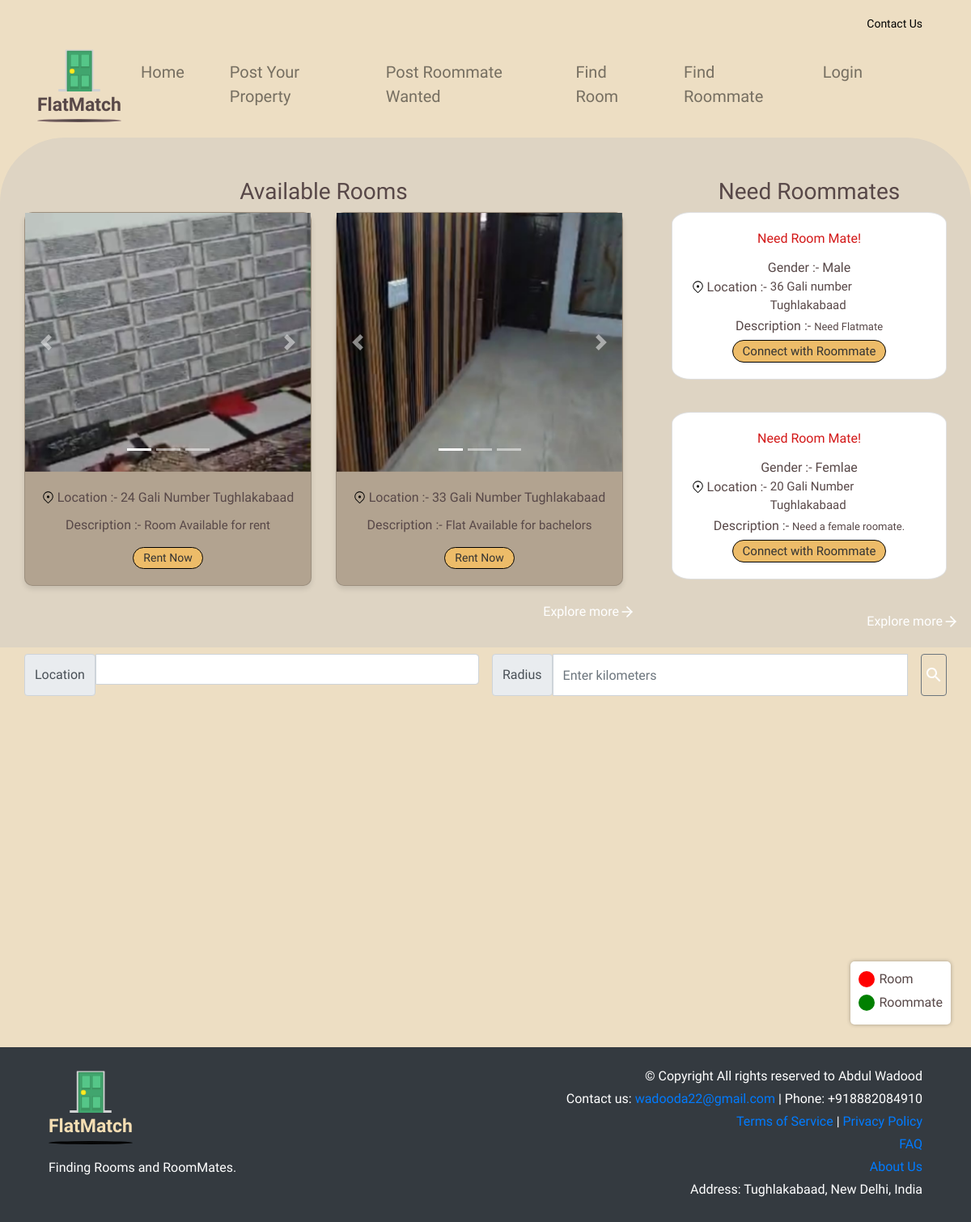
The page / on the database its author committed.
### tables this page shows
CREATE TABLE Room (
                 id INTEGER PRIMARY KEY,
                 address TEXT,
                 description TEXT,
                 latitude REAL,
                 longitude REAL,
                images TEXT,
              contact TEXT
                 );

CREATE TABLE Roommate (
                id INTEGER PRIMARY KEY,
                address TEXT,   
                gender TEXT,
                description TEXT,
                contact TEXT,
                latitude REAL,
                longitude REAL
                 );

### app.py (the view)
@app.route('/')
def index():
    conn = sqlite3.connect('dummy.db')
    c = conn.cursor()
    c.execute("SELECT * FROM Room")
    rooms = c.fetchall()
    room_data = []
    for room in rooms:
        images = room[5].split(', ') if room[5] else []
        room_data.append({'room': room, 'images': images})
    c.execute("SELECT id,address,gender,description FROM Roommate")
    roommates = c.fetchall()
    conn.close()
    if 'username' in session:
            username = session['username']
            print("username=",username)
            return render_template('index.html', room_data=room_data, roommates=roommates, username=username)
    else:
        return render_template('index.html', room_data=room_data, roommates=roommates)

### templates/index.html (shortened to what this page needs)
{% extends "base.html" %}
{% block content %}
<div class="custom-div" style="padding-bottom: 20px;">
    <div class="row">
        <div class="col-md-8" style="margin-top: 50px;">
          <h3 class="text-center">Available Rooms</h3>
          <div class="row">
                {% for data in room_data %}
                <div class="col-md-6" style="margin-bottom: 20px;">
                    <div class="card" style="text-align: center; border-radius: 10px; background-color: var(--color-darkgray); box-shadow: 0px 4px 6px rgba(0, 0, 0, 0.1);">
                        <div id="demo{{ data['room'][0] }}" class="carousel slide" data-ride="carousel">
                            <ul class="carousel-indicators">
                                {% for image in data['images'] %}
                                <li data-target="#demo{{ data['room'][0] }}" data-slide-to="{{ loop.index0 }}" {% if loop.first %}class="active"{% endif %}></li>
                                {% endfor %}
                            </ul>
                            <div class="carousel-inner">
                                {% for image in data['images'] %}
                                <div class="carousel-item {% if loop.first %}active{% endif %}">
                                    <img src="{{ url_for('static', filename='uploads/' + image) }}" alt="Image" style="width: 100%; height: 40vh; object-fit: cover;">
                                </div>
                                {% endfor %}
                            </div>
                            <a class="carousel-control-prev" href="#demo{{ data['room'][0] }}" data-slide="prev">
                                <span class="carousel-control-prev-icon"></span>
                            </a>
                            <a class="carousel-control-next" href="#demo{{ data['room'][0] }}" data-slide="next">
                                <span class="carousel-control-next-icon"></span>
                            </a>
                        </div>
                        <div class="card-body">
                            <div style="display: block;">
                                <img src="/static/location.svg" style="vertical-align: top; margin-top: 4px; width: 15px;" alt="">
                                <p class="card-text" style="display: inline; vertical-align: top; font-family: var(--font-kodchasan);">Location :- </p>
                                <p class="card-text" style="display: inline-block; max-width: 80%; text-overflow: ellipsis; text-align: left; font-size: 16px; font-family: var(--font-kufam);">{{ data['room'][1] }}</p>
                            </div>
                            <div style="display: block; margin-top: 10px;">
                                <p class="card-text" style="display: inline; vertical-align: top; font-family: var(--font-kodchasan);">Description :- </p>
                                <p class="card-text" style="display: inline-block; max-width: 80%; text-overflow: ellipsis; text-align: left; font-size: 15px;">{{ data['room'][2] }}</p>
                            </div>
                            <a href="/room?id={{ data['room'][0] }}" class="btn btn-primary rounded-pill customised-btn" style="font-size: 14px; margin-top: 15px;">Rent Now</a>
                        </div>
                    </div>
                </div>
                {% endfor %}
            </div>
            <a href="/room?id=all" style="color: white;text-align: right;display: flex;justify-content: right;">
                Explore more
                <img src="/static/arrow-right (1).svg" alt="" >
            </a>
        </div>
        <div class="col-md-4" style="margin-top: 50px;">
          <h3 class="text-center">Need Roommates</h3>
            <div class="row " >
              {% for roommate in roommates %}
              <div class="col-md-12" style="margin-bottom: 2.5rem;">
                  <div class="card" style="border-radius: 7%;">
                      <div class="card-body customised-roommate-fonts-colors" style="text-align: center;">
                          <h7 class="card-title" >Need Room Mate!</h7>
                          <div style="display: block;">
                              <p class="card-text" style="display: inline; font-family: var(--font-kodchasan);">Gender :- </p>
                              <p class="card-text" id="gender" style="display: inline;">{{ roommate[2] }}</p>
                          </div>
                          <div style="display: block; ">
                              <img src="/static/location.svg" style="vertical-align: top; margin-top: 4px; width: 15px;" alt="">
                              <p class="card-text" style="display: inline; vertical-align: top; font-family: var(--font-kodchasan);">Location :- </p>
                              <p class="card-text" style="display: inline-block; max-width: 65%; text-overflow: ellipsis;text-align: left;font-size: 15px;">{{ roommate[1] }}</p>
                          </div>
                          <div style="display: block; margin-top: 2px;">
                              <p class="card-text" style="display: inline; vertical-align: top; font-family: var(--font-kodchasan);">Description :- </p>
                              <p class="card-text" style="display: inline-block; max-width: 65%; text-overflow: ellipsis;text-align: left; font-size: 13px;">{{ roommate[3] }}</p>
                          </div>
                          {% if roommate[4] %}
                          <div>
                              <p class="card-text" style="font-weight: 600; margin-top: 2px;">Contact Info: {{ roommate[4] }}</p>
                          </div>
                          {% else %}
                          <a href="/roommate?id={{ roommate[0] }}" style="margin-top: 5px;" class="btn btn-primary rounded-pill customised-btn">Connect with Roommate</a>
                          {% endif %}
                      </div>
                  </div>
              </div>
              {% endfor %}
            </div>
            <a href="/roommate?id=all" style="color: white;text-align: right;display: flex;justify-content: right;">
                Explore more
                <img src="/static/arrow-right (1).svg" alt="" >
            </a>
        </div>
    </div>
</div>
<div class="container mt-2" style="max-width: 100%;">
  <div class="row">
  <div class="col d-flex justify-content-center">
    <div class="input-group mb-3 mr-3" id='searchBoxContainer' >
        <label class="input-group-text" for="location" id="location">Location</label>
          <input class="form-control" type='text'  id='searchBox' />
    </div>
    <div class="input-group mb-3 ms-3">
        <label class="input-group-text" for="range" id="range">Radius</label>
        <input type="text" class="form-control mr-3" id="rangeinput" style="box-sizing: content-box;background-color: rgb(255, 255, 255);"placeholder="Enter kilometers">
        <button class="btn btn-outline-secondary" type="button" onclick="getLocation()" style="padding: 3px;">
          <img src="/static/search_white_24dp.svg" alt="">
         </button>
    </div>
    </div>
  </div>
    <div class="row">
    <div class="col mb-2 " style="padding-right: 0px;
     padding-left: 0px;" >
      <div id="map" ></div>
      <div class="legend">
        <div class="legend-item">
            <div class="legend-icon" style="background-color: red;"></div>
            <span>Room</span>
        </div>
        <div class="legend-item">
            <div class="legend-icon" style="background-color: green;"></div>
            <span>Roommate</span>
        </div>
    </div>
    </div>
  </div>
</div>
{% endblock %}

### static/style.css (style rules this page uses)
body { font-family: Arial, sans-serif; margin: 0; padding: 0; font-size: var(--font-size-lgi); color: var(--color-dimgray); font-family: var(--font-marko-one); background-color: rgba(228, 205, 165, 0.66); }
:root { --font-marko-one: "Marko One"; --font-kufam: Kufam; --font-kodchasan: Kodchasan; --font-kantumruy: Kantumruy; --font-kadwa: Kadwa; --font-marcellus-sc: "Marcellus SC"; --color-white: #fff; --color-sandybrown: #edbc69; --color-dimgray: #584848; --color-red: #ff1010; --color-gray: rgba(255, 253, 253, 0); --color-darkgray: #b2a390; --color-gainsboro: #d9d9d9; }
.custom-div { background-color: #ded4c3; border-top-left-radius: 80px; border-top-right-radius: 80px; height: auto; width: 100%; margin-top: 10px; }
.row { justify-content: center; margin-right: 0px; margin-left: 0px; }
.card { flex-wrap: wrap; align-items: normal; }
.card-title { display: flex; justify-content: center; }
.card-text:last-child { justify-content: center; display: flex; }
.carousel-inner img { width: 100%; height: 100%; }
.customised-btn { border-radius: 80%; text-align: center; font-family: var(--font-marko-one); background-color: var(--color-sandybrown); padding: 2px 0.75rem; font-size: 15px; color: #333; border-color: #000000; }
.customised-roommate-fonts-colors>h7 { color: #d31818; font-family: var(--font-kufam); }
.customised-roommate-fonts-colors div p { color: var(--color-dimgray); font-family: var(--font-kufam); }
#map { width: 100%; height: 400px; }
.legend { position: absolute; bottom: 10px; right: 10px; background-color: white; padding: 10px; border-radius: 5px; box-shadow: 0px 0px 5px rgba(0, 0, 0, 0.3); z-index: 1000; }
.legend-item { display: flex; align-items: center; margin-bottom: 5px; }
.legend-icon { width: 20px; height: 20px; border-radius: 50%; margin-right: 5px; }

### rows shown on the page
Room: address "24 Gali Number Tughlakabaad", description "Room Available for rent"
Room: address "33 Gali Number Tughlakabaad", description "Flat Available for bachelors"
Roommate: gender "Male", address "36 Gali number Tughlakabaad", description "Need Flatmate"
Roommate: gender "Femlae", address "20 Gali Number Tughlakabaad", description "Need a female roomate."
